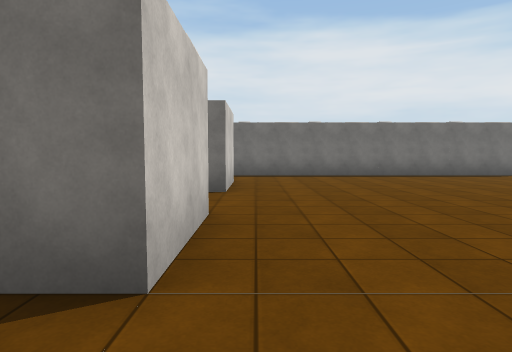
[1] (above)

20 first-person views from a walk through a 3-D level made in the Unity game engine. The camera is 1.3 m above the floor, tilts 4° down and sees 75° across. Doors are open. The floor is counted in squares, 2 m on a side. Each view is taken from the middle of a square. On the plan, view 1 faces up. The plan holds only what a view shows up to about 10 squares ahead; the rest is blank. The place goes on beyond the plan. Some animated figures are not drawn. Surface patterns are stand-ins for the level's own textures.

[2]
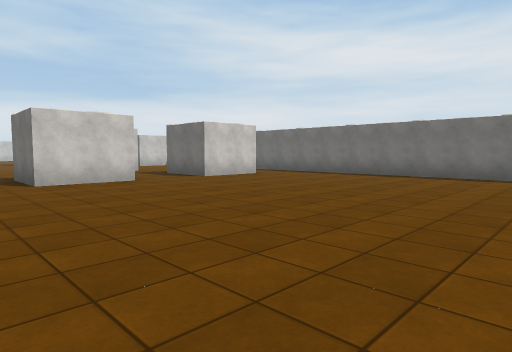

[3]
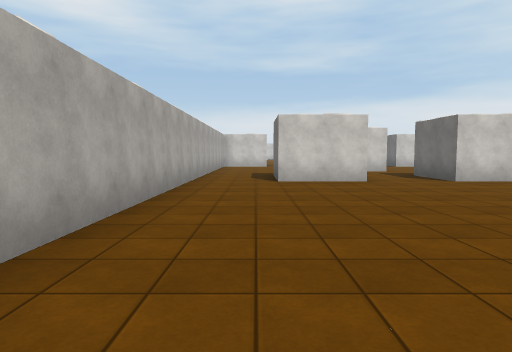

[4]
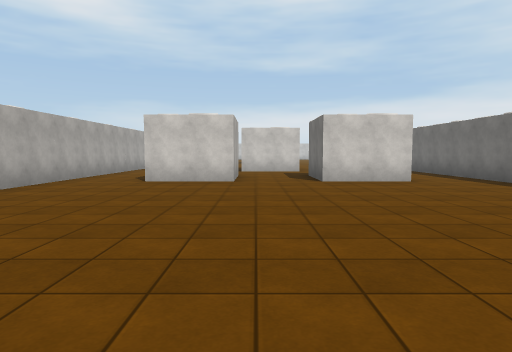

[5]
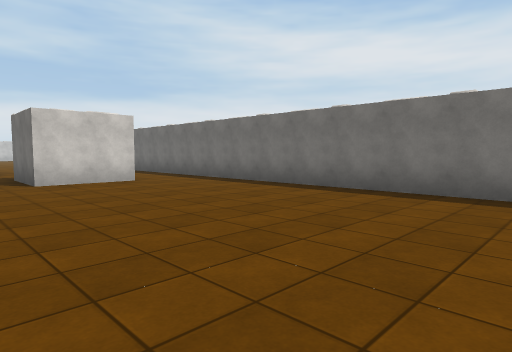

[6]
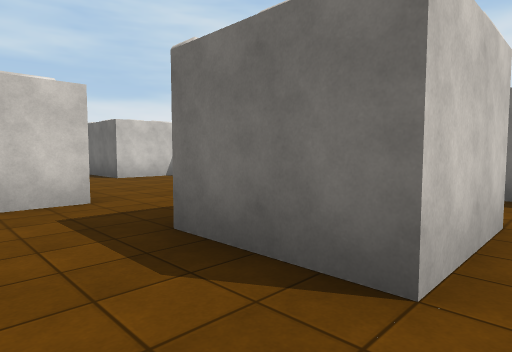

[7]
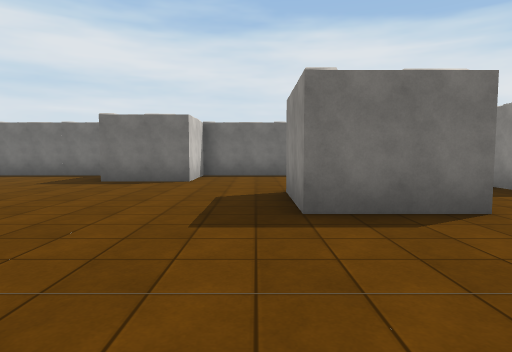

[8]
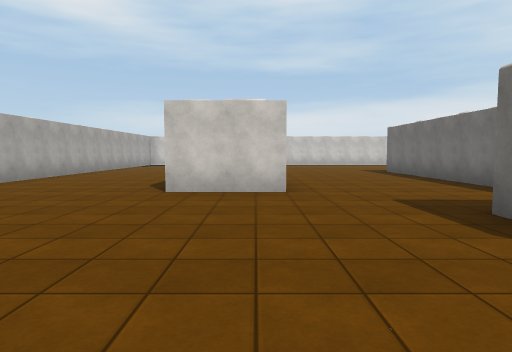

[9]
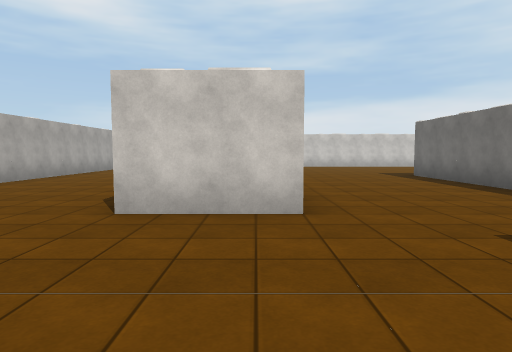

[10]
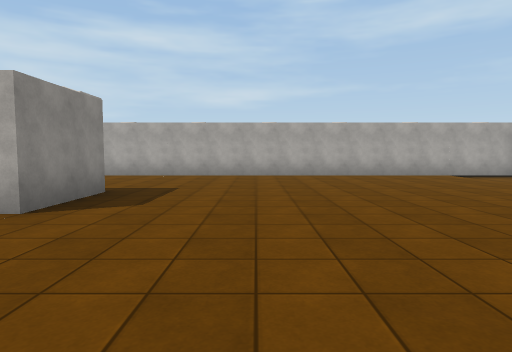

[11]
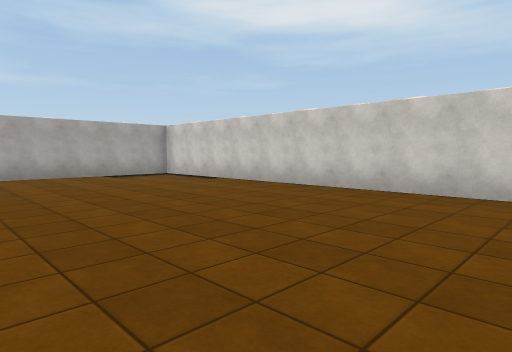

[12]
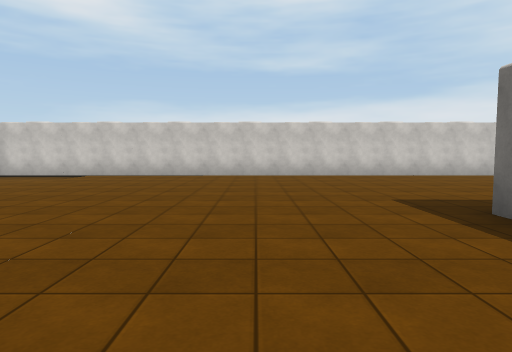

[13]
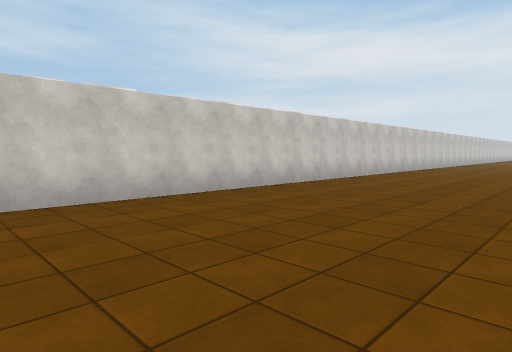

[14]
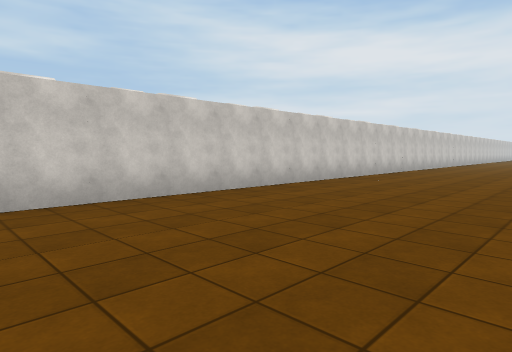

[15]
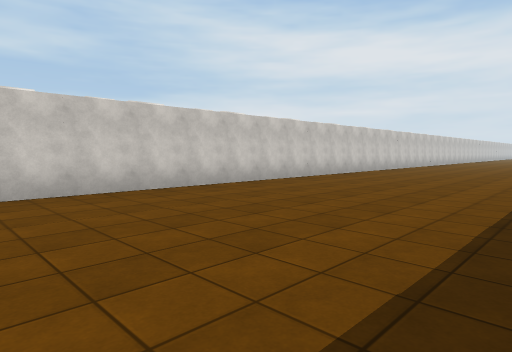

[16]
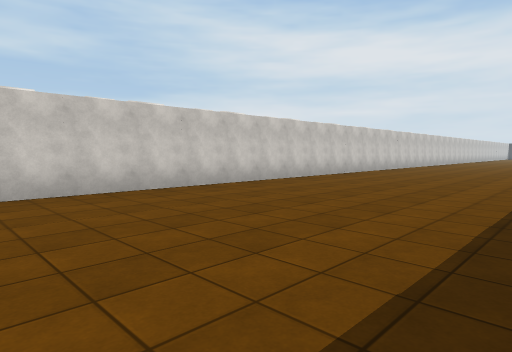

[17]
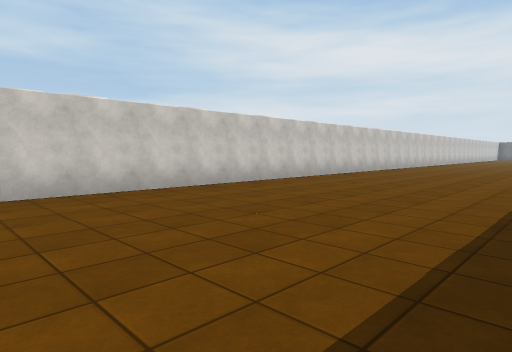

[18]
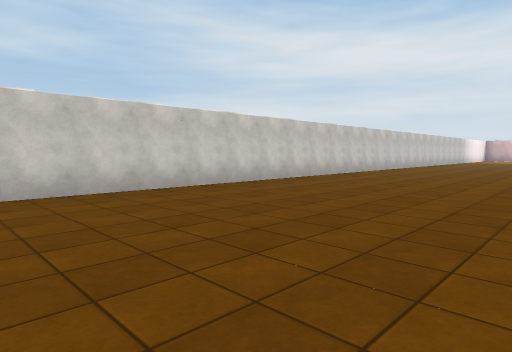

[19]
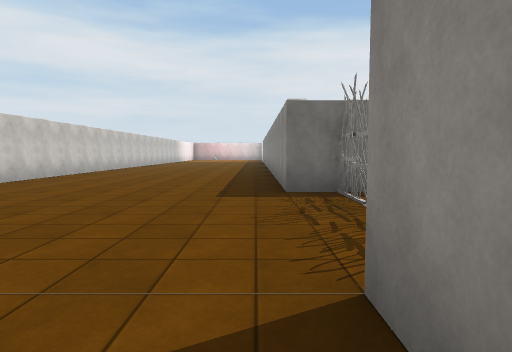

[20]
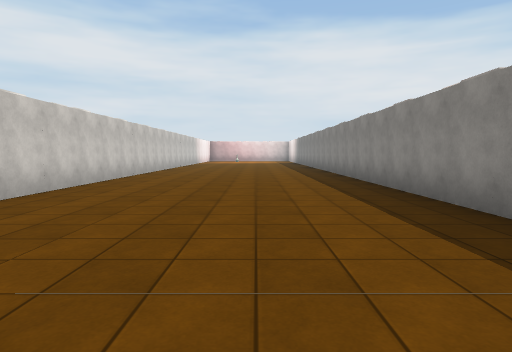

### Floor plan
Points are (right, up) in squares from view 1. A wall is a line through its corners. A room is listed if a view was taken in it or the views show most of it. See-through windows are left out.
Room 1 (views 1, 2, 3, 4, 5, 6)
walls: (-0.5, 3.5) (-0.5, 1.5); (-0.5, 7.6) (-0.5, 5.5); (7.4, 9.5) (-0.5, 9.5); (-0.5, -0.5) (5.1, -0.5)
ways out: opening at (-1.5, 0.5) to room 2; opening at (-1.5, 4.5) to room 2; opening at (-1.5, 8.5) to room 2
Room 2 (views 7, 8, 9, 10, 11, 12, 13, 14, 15, 16, 17, 18, 19, 20)
walls: (-11.4, 9.5) (-18.5, 9.5); (-12.5, 5.6) (-12.5, 3.5); (-14.5, 3.5) (-14.5, 5.5); (-6.1, 9.5) (-8.5, 9.5) (-8.5, 7.5) (-10.5, 7.5); (-18.5, 32.6) (-18.5, 33.5); (-4.5, 5.6) (-4.5, 4.5); (-17.5, 36.7) (-17.8, 37.1); (-4.4, 3.5) (-6.5, 3.5) (-6.5, 5.5); (-0.5, 9.5) (-3, 9.5); (-17.1, 37.5) (-18.5, 37.5) (-18.5, 46); (-2.5, 3.5) (-0.5, 3.5); (-0.5, 5.5) (-2.5, 5.5) (-2.5, 6.4); (-3, -0.5) (-0.5, -0.5); (-0.5, 1.5) (-2.5, 1.5); (-24.5, 46.1) (-24.5, -0.5) (-12.6, -0.5)
ways out: opening at (-1.5, 0.5) to room 1; opening at (-1.5, 4.5) to room 1; opening at (-1.5, 8.5) to room 1
objects: other object (-18, 36)

Positions as (right, up) in squares from view 1, and headings:
1: (0, 0), facing up
2: (7, 0), facing up-left
3: (7, 1), facing left
4: (7, 4), facing left
5: (7, 4), facing up-left
6: (0, 4), facing up-left
7: (-7, 0), facing up
8: (-7, 5), facing left
9: (-9, 5), facing left
10: (-17, 9), facing down
11: (-19, 9), facing down-left
12: (-15, 7), facing left
13: (-20, 9), facing up-left
14: (-20, 14), facing up-left
15: (-19, 18), facing up-left
16: (-19, 22), facing up-left
17: (-19, 27), facing up-left
18: (-19, 32), facing up-left
19: (-19, 32), facing up
20: (-21, 36), facing up
